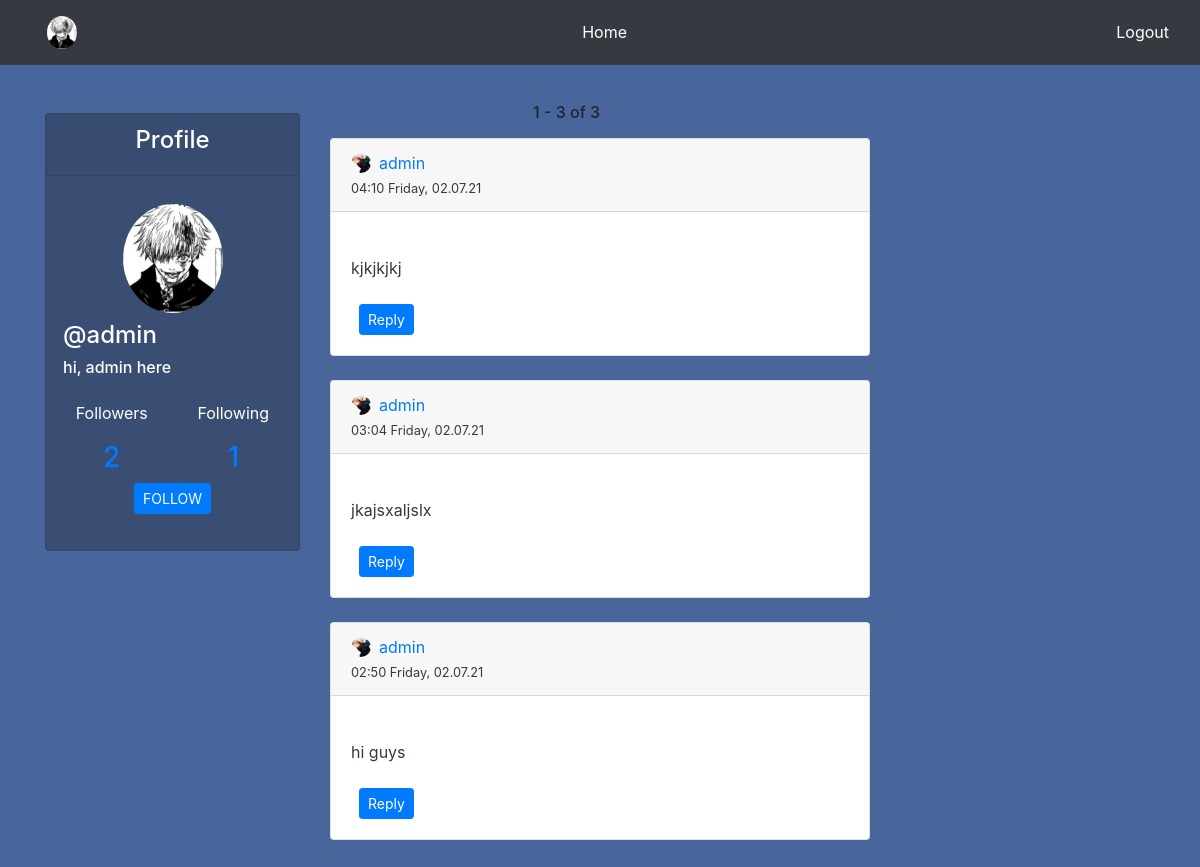
Page /user/admin (signed in) on the committed database.
### accounts/models.py (models this page shows, shortened)
class profile(models.Model):
    user = models.OneToOneField(User, on_delete=models.CASCADE)
    image = models.ImageField(default='default.jpeg', upload_to = 'profile_pics')
    bio = models.TextField(default='')
    @property
    def followers(self):
        return Follow.objects.filter(follow_user=self.user).count()
    @property
    def following(self):
        return Follow.objects.filter(user=self.user).count()

### feed/models.py (models this page shows, shortened)
class Post(models.Model):
    content = models.TextField(max_length=1000)
    date_posted = models.DateTimeField(default=timezone.now)
    author = models.ForeignKey(User, on_delete=models.CASCADE)
    likes= models.IntegerField(default=0)
    dislikes= models.IntegerField(default=0)

### feed/views.py (the view, shortened to what this page needs)
# urls.py: path('user/<str:username>', UserPostListView.as_view(), name='user-posts'),
class UserPostListView(LoginRequiredMixin, ListView):
    model = Post
    template_name = 'feed/user_posts.html'
    context_object_name = 'posts'
    paginate_by = PAGINATION_COUNT
    def visible_user(self):
        return get_object_or_404(User, username=self.kwargs.get('username'))
    def get_context_data(self, **kwargs):
        visible_user = self.visible_user()
        logged_user = self.request.user
        print(logged_user.username == '', file=sys.stderr)
        if logged_user.username == '' or logged_user is None:
            can_follow = False
        else:
            can_follow = (Follow.objects.filter(user=logged_user,
                                                follow_user=visible_user).count() == 0)
        data = super().get_context_data(**kwargs)
        data['user_profile'] = visible_user
        data['can_follow'] = can_follow
        return data
    def get_queryset(self):
        user = self.visible_user()
        return Post.objects.filter(author=user).order_by('-date_posted')

### feed/templates/feed/user_posts.html
{% extends "feed/home.html" %}

### feed/templates/feed/home.html (shortened to what this page needs)
{%extends 'feed/base.html'%}
{%block content%}
<br>
<br>
<div class="container">
    <div class="row">
        <div class="col-md-3">
            <div class="card" style="background-color: rgb(58, 78, 116);">
                <div class="card-header" align=center>
                    <a href="#">
                        <h4 class="text-white"> Profile </h4>
                    </a>
                </div>
                <div class="card-body">
                    <div class="row" align=center>
                        <a class="nav-link" href="{% url 'profile' %}">
                            <img class="rounded-circle account-img img-fluid" src="{{ user.profile.image.url}}"
                                width="100" height="100">
                        </a>
                    </div>
                    <div class="row text-white">
                        {% if user_profile is not None and user_profile.id != user.id and user.username != '' %}
                        <h4 style="text-align: left" class="white-important">
                            @{{ user_profile.username }}
                        </h4>
                        <h6 style="text-align: left" class="email-profile">
                            {{ user_profile.profile.bio }}
                        </h6>
                        {% endif %}
                    </div>
                    <div class="row d-flex flex-nowrap text-white pt-3">
                        <div class="col-6" align=center>
                            Followers
                        </div>
                        <div class="col-6" align=center>
                            Following
                        </div>
                    </div>
                    <div class="row d-flex flex-nowrap text-white pt-3">
                        {% if user_profile != None %}
                        <div class="col-6" align=center>
                            <h3 class="white-important follow-click">
                                <a href="{% url 'user-followers' user_profile.username %}">
                                    {{ user_profile.profile.followers }}
                                </a>
                            </h3>
                        </div>
                        <div class="col-6" align=center>
                            <a href="{% url 'user-follows' user_profile.username %}">
                                <h3 class="white-important follow-click">
                                    {{ user_profile.profile.following }}
                                </h3>
                            </a>
                        </div>
                        {% endif %}
                    </div>
                    <div class="d-flex">
                        {% if user_profile is not None and user_profile.id != user.id and user.username != '' %}
                        <div style="margin-left: auto; margin-right:auto">
                            <form method="POST">
                                <div class="form-group">
                                    <button class="btn btn-sm btn-primary"
                                        name="{% if can_follow %}follow{% else %}unfollow{% endif %}" type="submit">
                                        {% if can_follow %}
                                        FOLLOW
                                        {% else %}
                                        UNFOLLOW
                                        {% endif %}
                                    </button>
                                </div>
                            </form>
                        </div>
                        {% endif %}
                    </div>
                </div>
            </div>
        </div>
        <div class="col-md-6 scrollable">
            <br>
            <div class="full-width row">
                <div class="col-6 no-padding">
                    <h6 style="position: absolute; bottom: 0; right: 0" class="white-important mb-3">
                        {{ page_obj.start_index }} - {{ page_obj.end_index }} of
                        {{ paginator.count }}
                    </h6>
                </div>
            </div>
            {% for post in posts %}
            <div class="card">
                <div class="card-header">
                    <div style="padding-left: 0px !important;" class="col-8 no-padding d-flex align-items-center">
                        <img class="rounded-circle mr-2" style="width: 20px; height: 20px;"
                            src="{{ post.author.profile.image.url }}">
                        <a class="mr-2 white-important" href="{% url 'user-posts' post.author %}">
                            {{ post.author }}
                    </div>
                    <small class="text-dark">{{ post.date_posted | date:"H:i l, d.m.y" }}</small>
                </div>
                <div class="card-body">
                    <a style="color: rgba(255, 255, 255, 0.5) !important;" href="{% url 'post-detail' post.id %}">
                        <p class="mb-4 text-dark">
                            {{ post.content }}
                        </p>
                    </a>
                    <div>
                        <a class="btn btn-sm btn-primary ml-2" style="font-size: 14px"
                            href="{% url 'post-detail' post.id %}">Reply</a>
                    </div>
                </div>
            </div>
            <br>
            {% endfor %}
        </div>
        <div class="col-md-3">
        </div>
    </div>
    <br>
</div>
{%endblock content%}

### feed/templates/feed/base.html (shortened to what this page needs)
<!DOCTYPE html>
{% load static %}
<html>
<head>
    <link rel="stylesheet" type="text/css" href="{% static 'feed/style.css' %}?{% now 'U' %}" />
    <link href="https://cdn.jsdelivr.net/npm/bootstrap@5.0.2/dist/css/bootstrap.min.css" rel="stylesheet"
>
    <link rel="stylesheet" href="https://maxcdn.bootstrapcdn.com/bootstrap/4.0.0/css/bootstrap.min.css"
>
</head>
<body>
    <nav class="navbar navbar-expand-md navbar-dark bg-dark">
        <div class="container-fluid">
            <a class="nav-link" href="{% url 'profile' %}">
                <img class="rounded-circle account-img img-fluid" src="{{ user.profile.image.url}}" width="30"
                    height="30">
            </a>
            <a class="text-white" aria-current="page" href="{% url 'home' %}">Home</a>
            <a class="text-white" href="{% url 'logout' %}">Logout</a>
        </div>
    </nav>
    <div class="content">
        {%block content%}{%endblock content%}
    </div>
</body>
</html>

### feed/static/feed/style.css (style rules this page uses)
body { background-color: cornflowerblue; }
div.content { background-color: rgb(73, 102, 156); }

### rows in the picture
Post: author.profile.image (picture), author "admin", date_posted "04:10 Friday, 02.07.21", content "kjkjkjkj"
Post: author.profile.image (picture), author "admin", date_posted "03:04 Friday, 02.07.21", content "jkajsxaljslx"
Post: author.profile.image (picture), author "admin", date_posted "02:50 Friday, 02.07.21", content "hi guys"

### other values in the picture
{{ user_profile.username }} "admin"
{{ user_profile.profile.bio }} "hi, admin here"
{{ user_profile.profile.followers }} "2"
{{ user_profile.profile.following }} "1"
{{ page_obj.start_index }} "1"
{{ page_obj.end_index }} "3"
{{ paginator.count }} "3"
